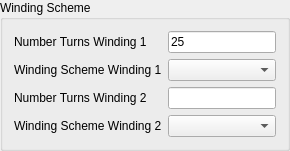
                 <widget class="QGroupBox" name="groupBox_4">
                  <property name="title">
                   <string>Winding Scheme</string>
                  </property>
                  <layout class="QGridLayout" name="gridLayout_10">
                   <item row="4" column="0">
                    <widget class="QLabel" name="md_winding2_scheme_label">
                     <property name="text">
                      <string>Winding Scheme Winding 2</string>
                     </property>
                    </widget>
                   </item>
                   <item row="1" column="1">
                    <widget class="QComboBox" name="md_winding1_scheme_comboBox"/>
                   </item>
                   <item row="1" column="0">
                    <widget class="QLabel" name="md_winding1_scheme_label">
                     <property name="text">
                      <string>Winding Scheme Winding 1</string>
                     </property>
                    </widget>
                   </item>
                   <item row="4" column="1">
                    <widget class="QComboBox" name="md_winding2_scheme_comboBox"/>
                   </item>
                   <item row="0" column="1">
                    <widget class="QLineEdit" name="md_winding1_turns_lineEdit">
                     <property name="text">
                      <string>25</string>
                     </property>
                    </widget>
                   </item>
                   <item row="0" column="0">
                    <widget class="QLabel" name="md_winding1_turns_label">
                     <property name="text">
                      <string>Number Turns Winding 1</string>
                     </property>
                    </widget>
                   </item>
                   <item row="3" column="0">
                    <widget class="QLabel" name="md_winding2_turns_label">
                     <property name="text">
                      <string>Number Turns Winding 2</string>
                     </property>
                    </widget>
                   </item>
                   <item row="3" column="1">
                    <widget class="QLineEdit" name="md_winding2_turns_lineEdit"/>
                   </item>
                  </layout>
                 </widget>
